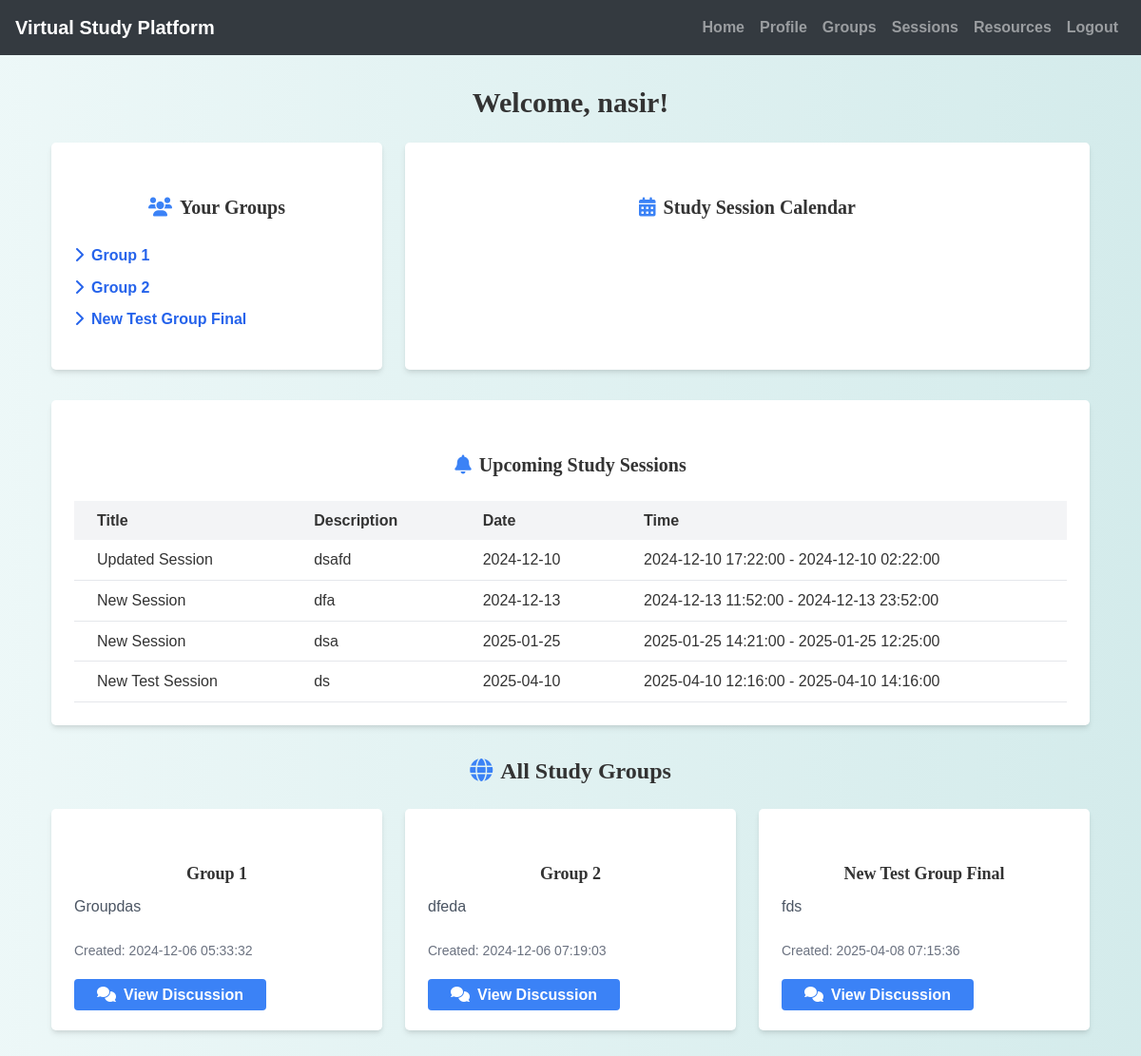
Page /home.php (signed in) on the committed database.
### tables this page shows
CREATE TABLE `users` (
  `id` int(11) NOT NULL,
  `username` varchar(50) NOT NULL,
  `password` varchar(255) NOT NULL,
  `email` varchar(100) NOT NULL,
  `phone` varchar(20) NOT NULL,
  `age` int(11) DEFAULT NULL,
  `full_name` varchar(255) NOT NULL,
  `bio` text DEFAULT NULL,
  `created_at` datetime DEFAULT current_timestamp(),
  `status` enum('pending','approved','rejected') NOT NULL DEFAULT 'pending'
);

CREATE TABLE `studygroups` (
  `GroupID` int(11) NOT NULL,
  `GroupName` varchar(255) NOT NULL,
  `Description` text DEFAULT NULL,
  `CreatedBy` int(11) NOT NULL,
  `CreatedAt` timestamp NOT NULL DEFAULT current_timestamp()
);

CREATE TABLE `studysessions` (
  `SessionID` int(11) NOT NULL,
  `GroupID` int(11) NOT NULL,
  `SessionTitle` varchar(255) NOT NULL,
  `Description` text DEFAULT NULL,
  `SessionDate` date NOT NULL,
  `StartTime` datetime NOT NULL,
  `EndTime` datetime NOT NULL
);

### home.php (the view, shortened to what this page needs)
<?php
include('config.php');
$user_id = $_SESSION["id"];
$sql = "SELECT username FROM users WHERE id = ?";
$stmt = $conn->prepare($sql);
$stmt->bind_param("i", $user_id);
$stmt->execute();
$stmt->bind_result($username);
$user_groups_sql = "SELECT sg.GroupID, sg.GroupName FROM studygroups sg
                    JOIN groupmembers gm ON sg.GroupID = gm.GroupID
                    WHERE gm.UserID = ?";
$stmt = $conn->prepare($user_groups_sql);
$stmt->bind_param("i", $user_id);
$stmt->execute();
$user_groups_result = $stmt->get_result();
$sessions_sql = "SELECT * FROM studysessions
                 WHERE GroupID IN (SELECT GroupID FROM groupmembers WHERE UserID = ?)
                 ORDER BY SessionDate, StartTime";
$stmt = $conn->prepare($sessions_sql);
$stmt->bind_param("i", $user_id);
$stmt->execute();
$sessions_result = $stmt->get_result();
$all_groups_sql = "SELECT * FROM studygroups";
$all_groups_result = $conn->query($all_groups_sql);
?>
<!DOCTYPE html>
<html lang="en">
<head>
    <link href="https://cdn.jsdelivr.net/npm/tailwindcss@2.2.19/dist/tailwind.min.css" rel="stylesheet">
    <link rel="stylesheet" href="https://cdnjs.cloudflare.com/ajax/libs/font-awesome/6.0.0-beta3/css/all.min.css">
    <link rel="stylesheet" href="https://cdn.jsdelivr.net/npm/fullcalendar@5.10.2/main.min.css">
    <link rel="stylesheet" href="https://maxcdn.bootstrapcdn.com/bootstrap/4.5.2/css/bootstrap.min.css">
    <link rel="stylesheet" href="./css/style.css">
</head>
<body>
<?php include('navbar.php'); ?>
    <div class="container mx-auto mt-8 px-4">
        <h2 class="text-3xl font-bold mb-6">Welcome, <?php echo htmlspecialchars($username); ?>!</h2>
        <div class="grid grid-cols-1 md:grid-cols-3 gap-6">
            <div class="bg-white rounded-lg shadow-md p-6">
                <h3 class="text-xl font-semibold mb-4"><i class="fas fa-users mr-2 text-blue-500"></i>Your Groups</h3>
                <ul class="space-y-2">
                    <?php while ($group = $user_groups_result->fetch_assoc()) { ?>
                        <li>
                            <a href="view_discussion.php?group_id=<?php echo $group['GroupID']; ?>" class="text-blue-600 hover:text-blue-800">
                                <i class="fas fa-chevron-right mr-2"></i><?php echo htmlspecialchars($group['GroupName']); ?>
                            </a>
                        </li>
                    <?php } ?>
                </ul>
            </div>
            <div class="bg-white rounded-lg shadow-md p-6 md:col-span-2">
                <h3 class="text-xl font-semibold mb-4"><i class="fas fa-calendar-alt mr-2 text-blue-500"></i>Study Session Calendar</h3>
            </div>
        </div>
        <div class="mt-8 bg-white rounded-lg shadow-md p-6">
            <h3 class="text-xl font-semibold mb-4"><i class="fas fa-bell mr-2 text-blue-500"></i>Upcoming Study Sessions</h3>
            <div class="overflow-x-auto">
                <table class="min-w-full bg-white">
                    <thead class="bg-gray-100">
                        <tr>
                            <th class="py-2 px-4 text-left">Title</th>
                            <th class="py-2 px-4 text-left">Description</th>
                            <th class="py-2 px-4 text-left">Date</th>
                            <th class="py-2 px-4 text-left">Time</th>
                        </tr>
                    </thead>
                    <tbody>
                        <?php
                        $sessions_result->data_seek(0);
                        while ($session = $sessions_result->fetch_assoc()) {
                        ?>
                            <tr class="border-b">
                                <td class="py-2 px-4"><?php echo htmlspecialchars($session['SessionTitle']); ?></td>
                                <td class="py-2 px-4"><?php echo htmlspecialchars($session['Description']); ?></td>
                                <td class="py-2 px-4"><?php echo htmlspecialchars($session['SessionDate']); ?></td>
                                <td class="py-2 px-4"><?php echo htmlspecialchars($session['StartTime']) . ' - ' . htmlspecialchars($session['EndTime']); ?></td>
                            </tr>
                        <?php } ?>
                    </tbody>
                </table>
            </div>
        </div>
        <div class="mt-8">
            <h3 class="text-2xl font-semibold mb-4"><i class="fas fa-globe mr-2 text-blue-500"></i>All Study Groups</h3>
            <div class="grid grid-cols-1 md:grid-cols-2 lg:grid-cols-3 gap-6">
                <?php while ($group = $all_groups_result->fetch_assoc()) { ?>
                    <div class="bg-white rounded-lg shadow-md p-6">
                        <h4 class="text-lg font-semibold mb-2"><?php echo htmlspecialchars($group['GroupName']); ?></h4>
                        <p class="text-gray-600 mb-4"><?php echo htmlspecialchars($group['Description']); ?></p>
                        <p class="text-sm text-gray-500 mb-4">Created: <?php echo htmlspecialchars($group['CreatedAt']); ?></p>
                        <?php
                        $user_groups_result->data_seek(0);
                        $is_member = false;
                        while ($user_group = $user_groups_result->fetch_assoc()) {
                            if ($user_group['GroupID'] == $group['GroupID']) {
                                $is_member = true;
                                break;
                            }
                        }
                        if ($is_member) {
                        ?>
                            <a href="view_discussion.php?group_id=<?php echo $group['GroupID']; ?>" class="bg-blue-500 text-white py-2 px-4 rounded hover:bg-blue-600 transition duration-300">
                                <i class="fas fa-comments mr-2"></i>View Discussion
                            </a>
                        <?php } ?>
                    </div>
                <?php } ?>
            </div>
        </div>
    </div>
</body>
</html>

### css/style.css (style rules this page uses)
body { background: linear-gradient(90deg, rgba(233, 246, 246, 0.831), rgba(207, 233, 233, 0.9)); font-family: 'Arial', sans-serif; color: #333; line-height: 1.6; }
h1, h2, h3, h4 { text-align: center; margin-top: 30px; margin-bottom: 30px; font-family: 'Georgia', serif; }
.container { margin-bottom: 40px; }
a { color: #006666; text-decoration: none; font-weight: bold; }

### rows in the picture
users: username "nasir"
studygroups: GroupName "Group 1", Description "Groupdas", CreatedAt "2024-12-06 05:33:32"
studygroups: GroupName "Group 2", Description "dfeda", CreatedAt "2024-12-06 07:19:03"
studygroups: GroupName "New Test Group Final", Description "fds", CreatedAt "2025-04-08 07:15:36"
studysessions: SessionTitle "Updated Session", Description "dsafd", SessionDate "2024-12-10", StartTime "2024-12-10 17:22:00", EndTime "2024-12-10 02:22:00"
studysessions: SessionTitle "New Session", Description "dfa", SessionDate "2024-12-13", StartTime "2024-12-13 11:52:00", EndTime "2024-12-13 23:52:00"
studysessions: SessionTitle "New Session", Description "dsa", SessionDate "2025-01-25", StartTime "2025-01-25 14:21:00", EndTime "2025-01-25 12:25:00"
studysessions: SessionTitle "New Test Session", Description "ds", SessionDate "2025-04-10", StartTime "2025-04-10 12:16:00", EndTime "2025-04-10 14:16:00"
